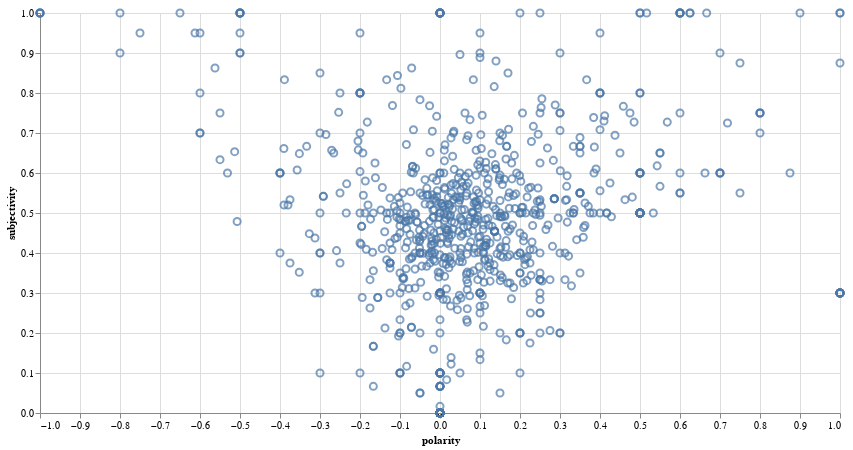

Write notebook code for a chart like this one.
### Code cell
import altair as alt

alt.Chart(df_sentiment.sample(1000)).mark_point(size=50).encode(
    alt.X('polarity'),
    alt.Y('subjectivity'),
    tooltip=['title', 'polarity', 'subjectivity']
).properties(
    width=800,
    height=400
)

### Figure 1 — Vega-Lite specification as saved in the notebook (floating-point values rounded to 4 significant figures; data arrays with more than 128 entries replaced by an {"elided": "..."} marker saying what was removed)
{"config": {"view": {"continuousWidth": 400, "continuousHeight": 300}}, "data": {"name": "data-c765a007075738b2f417ab0cf461569c"}, "mark": {"type": "point", "size": 50}, "encoding": {"tooltip": [{"type": "nominal", "field": "title"}, {"type": "quantitative", "field": "polarity"}, {"type": "quantitative", "field": "subjectivity"}], "x": {"type": "quantitative", "field": "polarity"}, "y": {"type": "quantitative", "field": "subjectivity"}}, "height": 400, "width": 800, "$schema": "https://vega.github.io/schema/vega-lite/v4.0.2.json", "datasets": {"data-c765a007075738b2f417ab0cf461569c": {"elided": "1000 records"}}}
